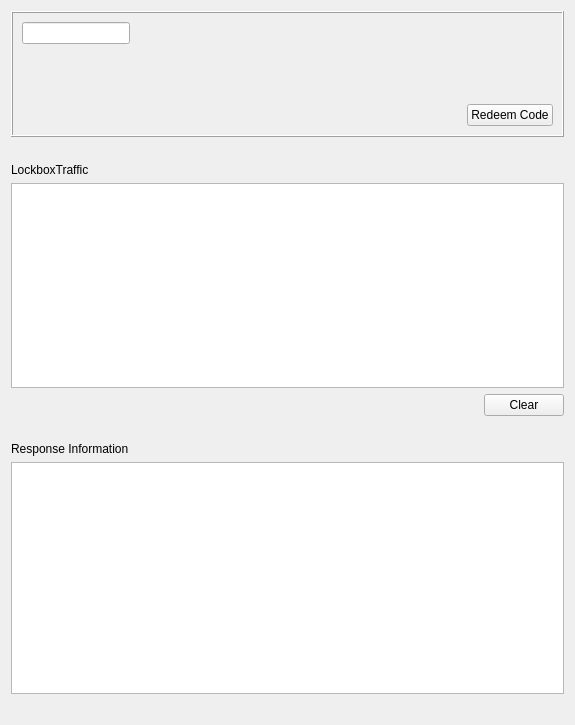
<?xml version="1.0" encoding="UTF-8"?>
<ui version="4.0">
 <class>CodeRedemptionDebugView</class>
 <widget class="QWidget" name="CodeRedemptionDebugView">
  <property name="geometry">
   <rect>
    <x>0</x>
    <y>0</y>
    <width>575</width>
    <height>725</height>
   </rect>
  </property>
  <property name="minimumSize">
   <size>
    <width>575</width>
    <height>650</height>
   </size>
  </property>
  <property name="windowTitle">
   <string>Form</string>
  </property>
  <layout class="QVBoxLayout" name="verticalLayout_4" stretch="1,1,2,1,2,0">
   <item>
    <widget class="QFrame" name="frame">
     <property name="frameShape">
      <enum>QFrame::Box</enum>
     </property>
     <property name="frameShadow">
      <enum>QFrame::Raised</enum>
     </property>
     <layout class="QVBoxLayout" name="verticalLayout_5">
      <item>
       <layout class="QVBoxLayout" name="verticalLayout_2">
        <item>
         <widget class="Origin::UIToolkit::OriginValidationContainer" name="originValidationContainer">
          <property name="fieldName">
           <string>Code input</string>
          </property>
          <property name="validationStatus">
           <enum>Origin::UIToolkit::OriginValidationContainer::Valid</enum>
          </property>
          <property name="validDescription">
           <string>Success</string>
          </property>
          <property name="invalidDescription">
           <string>Failure</string>
          </property>
          <widget class="Origin::UIToolkit::OriginSingleLineEdit" name="codeInputSingleLineEdit"/>
         </widget>
        </item>
        <item>
         <layout class="QHBoxLayout" name="horizontalLayout">
          <item>
           <spacer name="horizontalSpacer">
            <property name="orientation">
             <enum>Qt::Horizontal</enum>
            </property>
            <property name="sizeHint" stdset="0">
             <size>
              <width>40</width>
              <height>20</height>
             </size>
            </property>
           </spacer>
          </item>
          <item>
           <widget class="Origin::UIToolkit::OriginPushButton" name="mRedeemCodeBtn">
            <property name="text">
             <string>Redeem Code</string>
            </property>
           </widget>
          </item>
         </layout>
        </item>
       </layout>
      </item>
     </layout>
     <zorder></zorder>
    </widget>
   </item>
   <item>
    <spacer name="verticalSpacer">
     <property name="orientation">
      <enum>Qt::Vertical</enum>
     </property>
     <property name="sizeType">
      <enum>QSizePolicy::Fixed</enum>
     </property>
     <property name="sizeHint" stdset="0">
      <size>
       <width>20</width>
       <height>20</height>
      </size>
     </property>
    </spacer>
   </item>
   <item>
    <layout class="QVBoxLayout" name="verticalLayout">
     <item>
      <widget class="Origin::UIToolkit::OriginLabel" name="originLabel">
       <property name="text">
        <string>LockboxTraffic</string>
       </property>
       <property name="labelType">
        <enum>Origin::UIToolkit::OriginLabel::DialogFieldName</enum>
       </property>
      </widget>
     </item>
     <item>
      <widget class="QListWidget" name="listWidget">
       <property name="verticalScrollBarPolicy">
        <enum>Qt::ScrollBarAsNeeded</enum>
       </property>
      </widget>
     </item>
     <item>
      <layout class="QHBoxLayout" name="horizontalLayout_2">
       <item>
        <spacer name="horizontalSpacer_2">
         <property name="orientation">
          <enum>Qt::Horizontal</enum>
         </property>
         <property name="sizeHint" stdset="0">
          <size>
           <width>40</width>
           <height>20</height>
          </size>
         </property>
        </spacer>
       </item>
       <item>
        <widget class="Origin::UIToolkit::OriginPushButton" name="mClearForms">
         <property name="text">
          <string>Clear</string>
         </property>
        </widget>
       </item>
      </layout>
     </item>
    </layout>
   </item>
   <item>
    <spacer name="verticalSpacer_2">
     <property name="orientation">
      <enum>Qt::Vertical</enum>
     </property>
     <property name="sizeType">
      <enum>QSizePolicy::Fixed</enum>
     </property>
     <property name="sizeHint" stdset="0">
      <size>
       <width>20</width>
       <height>20</height>
      </size>
     </property>
    </spacer>
   </item>
   <item>
    <layout class="QVBoxLayout" name="verticalLayout_3">
     <item>
      <widget class="Origin::UIToolkit::OriginLabel" name="originLabel_2">
       <property name="text">
        <string>Response Information</string>
       </property>
      </widget>
     </item>
     <item>
      <widget class="QTextBrowser" name="mResponseInformationMultiedit">
       <property name="enabled">
        <bool>true</bool>
       </property>
       <property name="frameShape">
        <enum>QFrame::StyledPanel</enum>
       </property>
       <property name="textInteractionFlags">
        <set>Qt::TextSelectableByKeyboard|Qt::TextSelectableByMouse</set>
       </property>
       <property name="openLinks">
        <bool>false</bool>
       </property>
      </widget>
     </item>
    </layout>
   </item>
   <item>
    <spacer name="verticalSpacer_3">
     <property name="orientation">
      <enum>Qt::Vertical</enum>
     </property>
     <property name="sizeType">
      <enum>QSizePolicy::Fixed</enum>
     </property>
     <property name="sizeHint" stdset="0">
      <size>
       <width>20</width>
       <height>20</height>
      </size>
     </property>
    </spacer>
   </item>
  </layout>
 </widget>
 <customwidgets>
  <customwidget>
   <class>Origin::UIToolkit::OriginPushButton</class>
   <extends>QPushButton</extends>
   <header>originpushbutton.h</header>
  </customwidget>
  <customwidget>
   <class>Origin::UIToolkit::OriginLabel</class>
   <extends>QLabel</extends>
   <header>originlabel.h</header>
  </customwidget>
  <customwidget>
   <class>Origin::UIToolkit::OriginSingleLineEdit</class>
   <extends>QLineEdit</extends>
   <header>originsinglelineedit.h</header>
  </customwidget>
  <customwidget>
   <class>Origin::UIToolkit::OriginValidationContainer</class>
   <extends>QWidget</extends>
   <header>originvalidationcontainer.h</header>
   <container>1</container>
  </customwidget>
 </customwidgets>
 <resources/>
 <connections/>
</ui>
